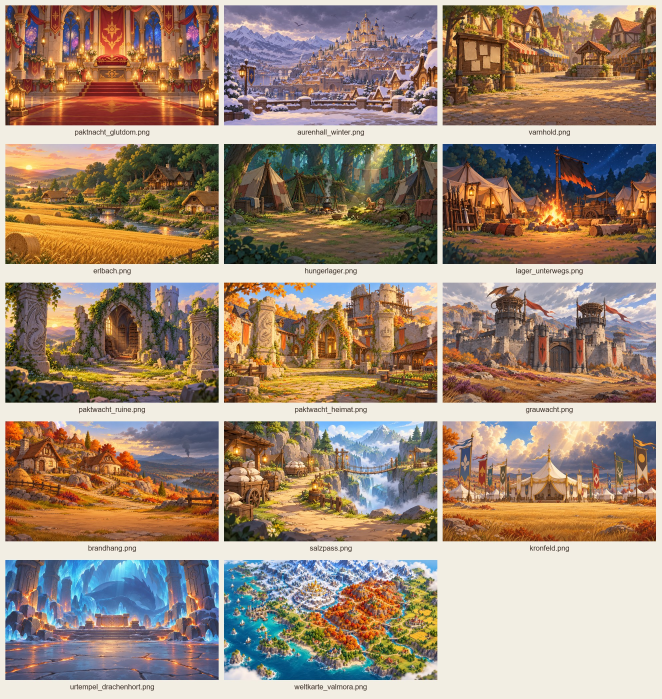
#> input picture art/mockups/locations-s1/overview.jpg, 1984 x 2096 px (shown at 1/3 size)
$ python -i ground.py   (imports and definitions only)
#> lines starting #> are read from the running program, lines starting #| are printed output that depends on the picture; after the words box and inside, x2 and y2 are one past the last pixel; in counts of white or black regions, pixels touching at a corner belong together
"""Hollow Crown – painted ground textures for the 3D board (concept/01-decisions.md D6).

python tools/art/ground.py <out_dir>      (also called by build.py)

Every texture is 256 × 256, tiles seamlessly and is generated deterministically from hash noise:
a height field gets coloured, then lit from the north-west (soft baked relief). Ground textures span
2 × 2 board tiles, side textures 1 × 1. Requires NumPy and Pillow.

When the painted ChatGPT sheets exist in art/ground/refs/ (sheet1/2/3, each a 2 × 2 grid), the textures are
cropped from them instead (made seamless by an offset blend, brightness unified, water animated by a calm
cross-fade); the procedural generators below stay as the fallback for any missing sheet.
"""
import os
import sys

import numpy as np
from PIL import Image

S = 256
U32 = np.uint32


# [6 lines left out: function hsh, not called in this run]


GRID_V, GRID_U = np.mgrid[0:S, 0:S].astype(np.float64) / S


# [42 lines left out: functions vnoise, fbm, voronoi, not called in this run]


def sstep(a, b, x):
    t = np.clip((x - a) / (b - a), 0, 1)
    return t * t * (3 - 2 * t)


def rgb(h):
    return np.array([int(h[i:i + 2], 16) for i in (1, 3, 5)], dtype=np.float64)


def mix(a, b, t):
    t = np.asarray(t)[..., None] if np.ndim(t) else t
    return a + (b - a) * t


# [25 lines left out: functions paint, strokes, not called in this run]


PAL = {
    "grass": [rgb(h) for h in ("#24452a", "#35652f", "#4f8a3a", "#79ad48", "#a9cf6a")],
    "dirt": [rgb(h) for h in ("#4a382b", "#68513f", "#85694f", "#a2856a", "#bba184")],
    "stone": [rgb(h) for h in ("#5d5966", "#77727e", "#8f8a93", "#a7a2a7", "#857a6e", "#6f6a5f")],
    "sand": [rgb(h) for h in ("#b8925a", "#d2ad6f", "#e3c588", "#f0dba6")],
}
#> further down, picture is the input picture: PIL image 1984x2096 RGB; mean R, G, B 159.6, 138.3, 120
U, V = GRID_U, GRID_V


# [126 lines left out: functions tex_grass, tex_dirt, tex_cobble, tex_sand, tex_ash, tex_riverbed and 5 more, not called in this run]


TEXTURES = {
    "grass": tex_grass,
    "dirt": tex_dirt,
    "road": tex_cobble,
    "sand": tex_sand,
    "ash": tex_ash,
    "riverbed": tex_riverbed,
    "stone": lambda: tex_cobble(4, 414, 1.08),
    "wall": tex_wall,
    "earth_side": tex_earth_side,
    "rock_side": tex_rock_side,
    "planks": tex_planks,
    **{f"water_{k}": (lambda k=k: tex_water(k)) for k in range(4)},
}


# ---- painted sheets (art/ground/refs) ------------------------------------------------------------------------
REFS = os.path.join(os.path.dirname(os.path.abspath(__file__)), "..", "..", "art", "ground", "refs")
SHEETS = {
    "sheet1_grass_dirt_road_sand.png": ("grass", "dirt", "road", "sand"),
    "sheet2_ash_riverbed_stone_planks.png": ("ash", "riverbed", "stone", "planks"),
    "sheet3_wall_earth_rock_water.png": ("wall", "earth_side", "rock_side", "water"),
}
CROP_MARGIN = 10        # px dropped inside every quadrant edge (border artefacts)
TARGET_LUMA = 118.0     # brightness the textures are pulled towards
LUMA_PULL = 0.55        # 0 = keep each texture's own brightness, 1 = all equal
LUMA_KEEP = {"ash": 0.0, "riverbed": 0.25, "water": 0.35}  # moody textures keep more of their own value
SEAM_BAND = 0.5         # blend zone next to the borders (share of the size; 0.5 = whole half, least smearing of structure)
FRAME_SHIFT = S // 16   # water: the shifted twin the frames cross-fade to


def _quadrants(img):
    """Splits a 2 × 2 sheet at its white gap and returns the four crops (TL, TR, BL, BR)."""
    a = np.asarray(img.convert("RGB")).astype(np.int32)
    white = a.min(axis=2) > 235
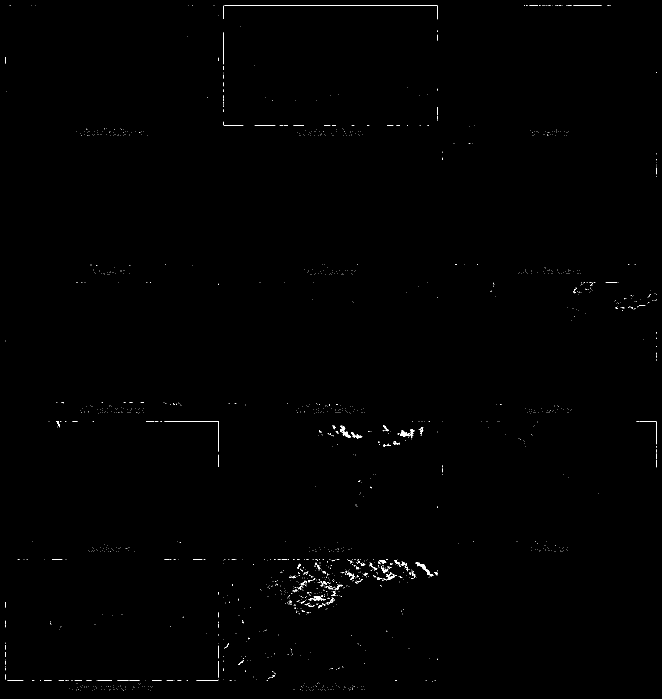
#> white: shape (2096, 1984) bool (shown at 1/3 size); 0.23% white in thin lines or dots
    n = a.shape[0]
#> n = 2096
    mid = n // 2
#> mid = 1048
    cols = [i for i in range(mid - 40, mid + 40) if white[:, i].mean() > 0.9]
#> cols = []
    rows = [i for i in range(mid - 40, mid + 40) if white[i, :].mean() > 0.9]
#> rows = []
    c0, c1 = (min(cols), max(cols) + 1) if cols else (mid, mid)
#> c0 = 1048; c1 = 1048
    r0, r1 = (min(rows), max(rows) + 1) if rows else (mid, mid)
#> r0 = 1048; r1 = 1048
    m = CROP_MARGIN
    out = []
    for ys, ye in ((0, r0), (r1, n)):
        for xs, xe in ((0, c0), (c1, n)):
            out.append(img.convert("RGB").crop((xs + m, ys + m, xe - m, ye - m)))
#> this loop made 2 passes
#> (ys, ye) on passes 1 to 2: (0, 1048), (1048, 2096)
#> after the loop, out = 4 items
    return out


# [25 lines left out: functions _square, make_seamless, unify, not called in this run]


def _finish(arr):
    img = Image.fromarray(np.clip(arr, 0, 255).astype(np.uint8), "RGB")
    return img.resize((S, S), Image.LANCZOS)


# [32 lines left out: functions painted_textures, build, not called in this run]


# [2 lines not run here, left out]

>>> from PIL import Image
>>> picture = Image.open('../../art/mockups/locations-s1/overview.jpg')
>>> result = _quadrants(picture)
#> result = 4 items

$ run again, on art/world/concept_oblique_screen.jpg
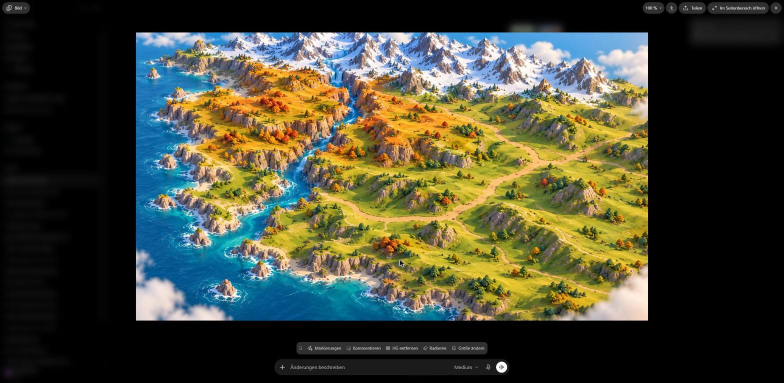
#> input picture art/world/concept_oblique_screen.jpg, 1568 x 765 px (shown at 1/2 size)
#> picture is the input picture: PIL image 1568x765 RGB; mean R, G, B 69.4, 70.7, 53.5
#> in _quadrants, `white = a.min(axis=2) > 235`:
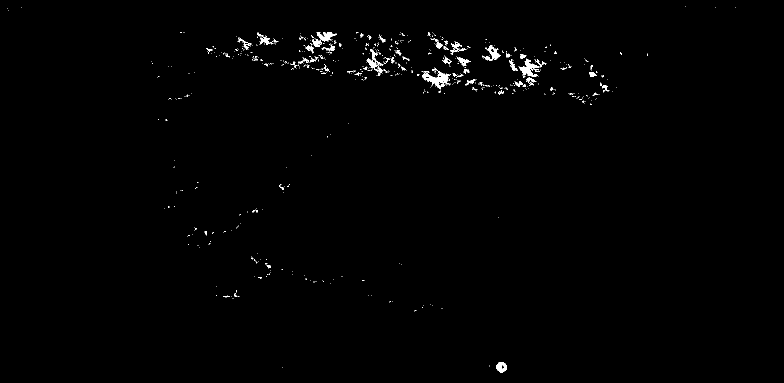
#> white: shape (765, 1568) bool (shown at 1/2 size); 0.65% white; 647 white regions (588 under 20 px), largest, box (x1, y1, x2, y2) and area: (844, 136, 901, 179) 808, (1037, 117, 1079, 154) 586, (733, 98, 767, 152) 473
#> cols = []
#> c0 = 382
#> the loop in _quadrants, `for ys, ye in ((0, r0), (r1, n)):` made 2 passes
#> (ys, ye) on passes 1 to 2: (0, 382), (382, 765)
#> after the loop in _quadrants, `for ys, ye in ((0, r0), (r1, n)):`: out = 4 items

$ run again, on art/world/concept_relief_screen.jpg
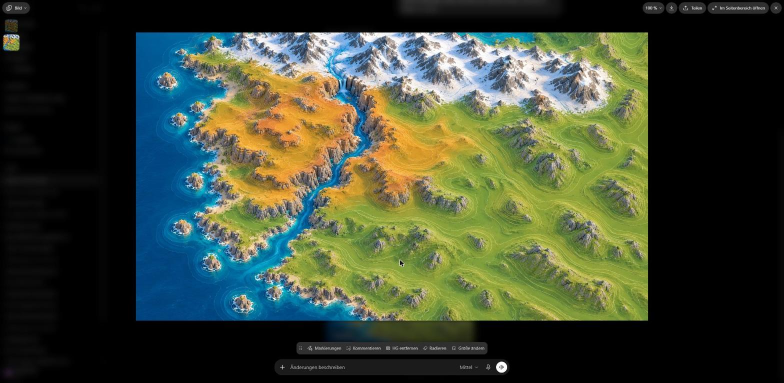
#> input picture art/world/concept_relief_screen.jpg, 1568 x 765 px (shown at 1/2 size)
#> picture is the input picture: PIL image 1568x765 RGB; mean R, G, B 62.7, 71.9, 53.1
#> in _quadrants, `white = a.min(axis=2) > 235`:
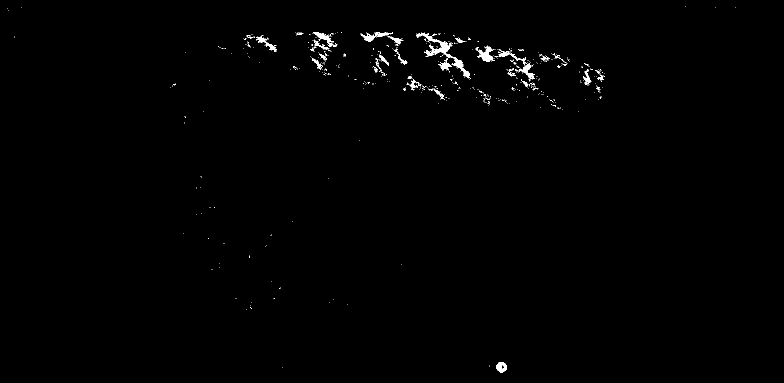
#> white: shape (765, 1568) bool (shown at 1/2 size); 0.6% white; 516 white regions (477 under 20 px), largest, box (x1, y1, x2, y2) and area: (832, 65, 942, 157) 1347, (950, 92, 988, 124) 493, (721, 65, 786, 83) 414
#> cols = []
#> c0 = 382
#> the loop in _quadrants, `for ys, ye in ((0, r0), (r1, n)):` made 2 passes
#> (ys, ye) on passes 1 to 2: (0, 382), (382, 765)
#> after the loop in _quadrants, `for ys, ye in ((0, r0), (r1, n)):`: out = 4 items
